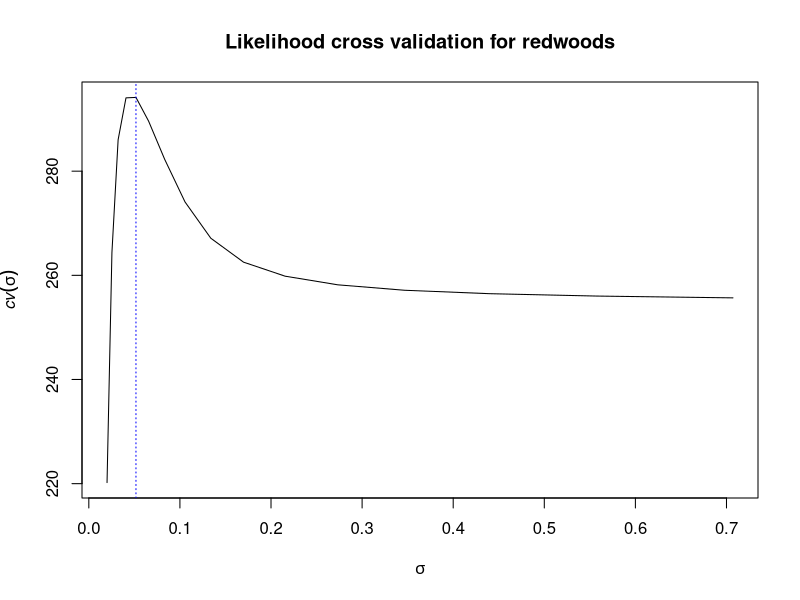
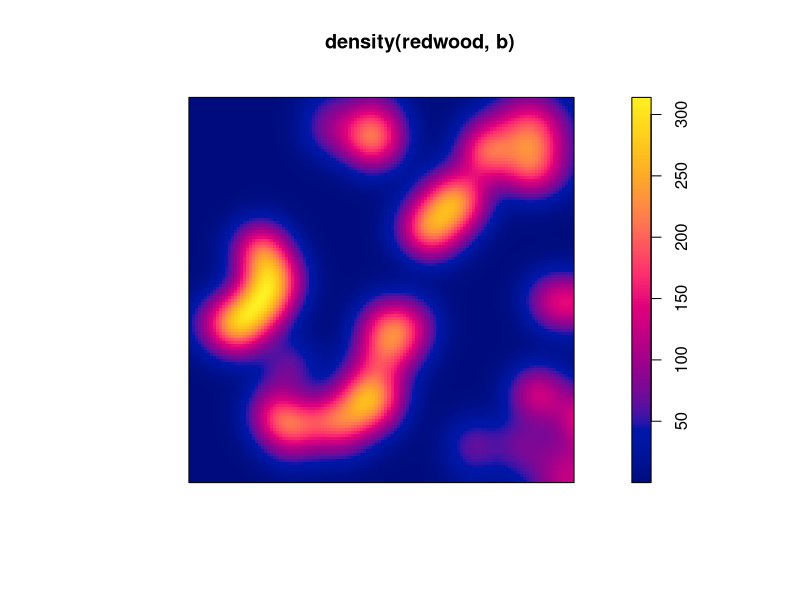

Recreate these plots in R, in order.
library(spatstat)


### Name: bw.ppl
### Title: Likelihood Cross Validation Bandwidth Selection for Kernel
###   Density
### Aliases: bw.ppl
### Keywords: spatial methods smooth

### ** Examples

  ## No test: 
    b <- bw.ppl(redwood)
    plot(b, main="Likelihood cross validation for redwoods")
    plot(density(redwood, b))
  
## End(No test)
  ## Don't show: 
    b <- bw.ppl(redwood, srange=c(0.03, 0.07), ns=2)
  
## End(Don't show)
